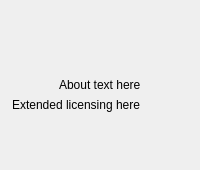
     <widget class="QWidget" name="about">
      <attribute name="title">
       <string>About</string>
      </attribute>
      <layout class="QGridLayout" name="gridLayout_3">
       <item row="2" column="1">
        <widget class="QLabel" name="l_about">
         <property name="text">
          <string>About text here</string>
         </property>
        </widget>
       </item>
       <item row="7" column="0" colspan="2">
        <spacer name="verticalSpacer">
         <property name="orientation">
          <enum>Qt::Vertical</enum>
         </property>
         <property name="sizeHint" stdset="0">
          <size>
           <width>20</width>
           <height>40</height>
          </size>
         </property>
        </spacer>
       </item>
       <item row="2" column="0">
        <spacer name="horizontalSpacer">
         <property name="orientation">
          <enum>Qt::Horizontal</enum>
         </property>
         <property name="sizeHint" stdset="0">
          <size>
           <width>0</width>
           <height>0</height>
          </size>
         </property>
        </spacer>
       </item>
       <item row="2" column="2">
        <spacer name="horizontalSpacer_2">
         <property name="orientation">
          <enum>Qt::Horizontal</enum>
         </property>
         <property name="sizeHint" stdset="0">
          <size>
           <width>0</width>
           <height>0</height>
          </size>
         </property>
        </spacer>
       </item>
       <item row="1" column="0" colspan="3">
        <widget class="QLabel" name="l_icons">
         <property name="text">
          <string/>
         </property>
         <property name="pixmap">
          <pixmap resource="../resources.qrc">:/bitmaps/carla_about_white.png</pixmap>
         </property>
         <property name="alignment">
          <set>Qt::AlignCenter</set>
         </property>
        </widget>
       </item>
       <item row="0" column="0" colspan="3">
        <spacer name="verticalSpacer_4">
         <property name="orientation">
          <enum>Qt::Vertical</enum>
         </property>
         <property name="sizeHint" stdset="0">
          <size>
           <width>20</width>
           <height>40</height>
          </size>
         </property>
        </spacer>
       </item>
       <item row="3" column="0" colspan="3">
        <widget class="QLabel" name="l_extended">
         <property name="text">
          <string>Extended licensing here</string>
         </property>
         <property name="textFormat">
          <enum>Qt::RichText</enum>
         </property>
         <property name="wordWrap">
          <bool>true</bool>
         </property>
         <property name="margin">
          <number>1</number>
         </property>
         <property name="indent">
          <number>1</number>
         </property>
        </widget>
       </item>
      </layout>
     </widget>
